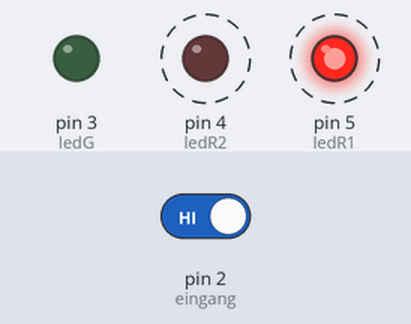
Simulated run of this sketch. Board: Arduino Uno, built with avr-gcc and run on an emulated ATmega328P. Parts: output pins drawn as LEDs (lit = HIGH). Dashed ring = blinking. The test bench sets the inputs (shaded band); at power-on: pin 2 (eingang) HIGH.

Above: at 1.8 s.
1.9 s: pin 2 (eingang) driven LOW
At 2.5 s:
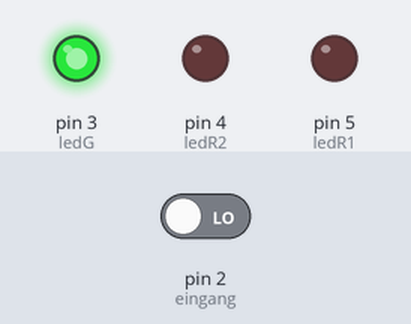
3.5 s: pin 2 (eingang) driven HIGH
At 3.62 s:
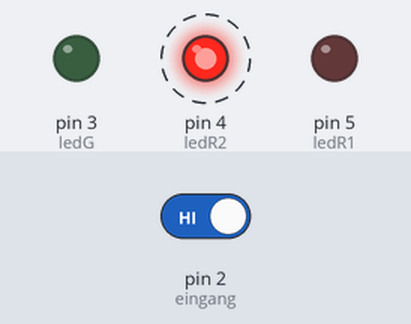
Timing chart, 0 to 12.5 s (numbered marks = the images above; inputs shaded):
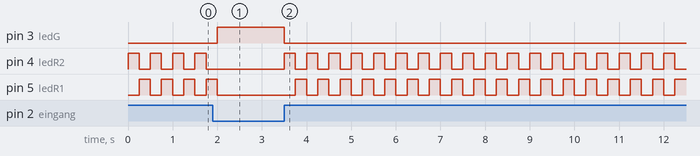

The sketch:

sketch_sep09a.ino
```cpp
int switchState = 0;
int ledR1 = 5;
int ledR2 = 4;
int ledG = 3;
int eingang = 2;

void setup() {
  // put your setup code here, to run once:
  pinMode(ledR1,OUTPUT);
  pinMode(ledR2,OUTPUT);
  pinMode(ledG,OUTPUT);
  pinMode(eingang,INPUT);

}

void loop() {
  // put your main code here, to run repeatedly:
  switchState = digitalRead(eingang);

  if (switchState == LOW) {
    digitalWrite(ledG,HIGH);
    digitalWrite(ledR2,LOW);
    digitalWrite(ledR1,LOW);

  }

  else {
    digitalWrite(ledG,LOW);
    digitalWrite(ledR2,HIGH);
    digitalWrite(ledR1,LOW);
    delay(250);
    digitalWrite(ledR2,LOW);
    digitalWrite(ledR1,HIGH);
    delay(250);
  }


}
```

LCD.ino
```cpp

```

Measured:
- after the input at 1.9 s, pin 3 (ledG): LOW → HIGH after 0.10 s; pin 4 (ledR2): stops changing and stays LOW; pin 5 (ledR1): goes on until 2.0 s, then stays LOW
- after the input at 3.5 s, pin 3 (ledG): HIGH → LOW at once; pin 4 (ledR2): alternates HIGH for 0.25 s and LOW for 0.25 s, starting at once; pin 5 (ledR1): alternates HIGH for 0.25 s and LOW for 0.25 s, starting after 0.25 s
- by itself, pin 4 (ledR2), pin 5 (ledR1): alternates HIGH for 0.25 s and LOW for 0.25 s
